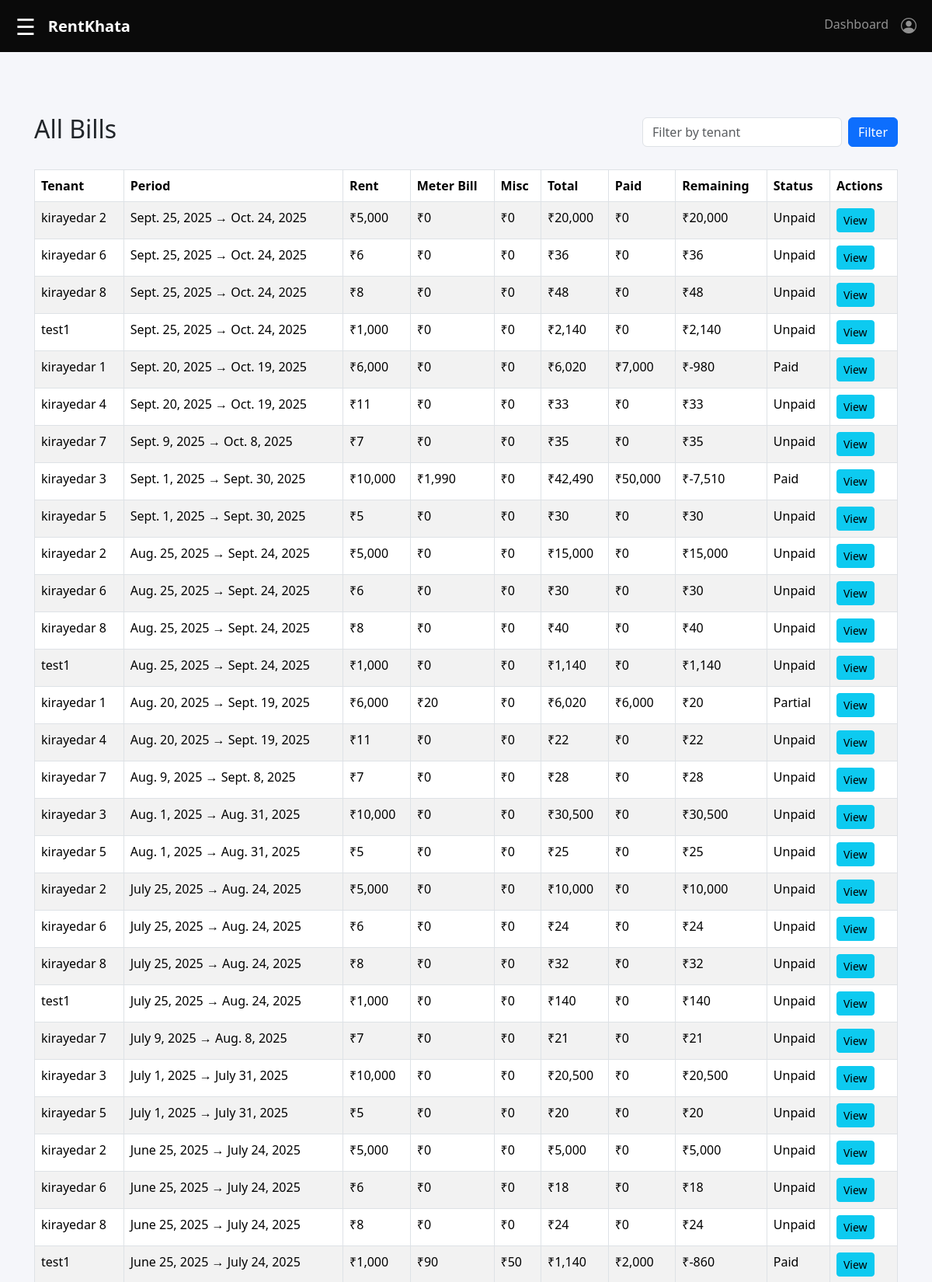
The app's page /bills/ (signed in, upper part) with its own data.
### accounts/models.py (models this page shows, shortened)
class Billing(models.Model):
    online_tenant = models.ForeignKey(
        'LinkTenantLandlord', related_name='online_bill',
        null=True, blank=True, on_delete=models.CASCADE
    )
    offline_tenant = models.ForeignKey(
        'OfflineTenants', related_name='offline_bill',
        null=True, blank=True, on_delete=models.CASCADE
    )
    start_date = models.DateField()
    end_date = models.DateField()
    rent = models.IntegerField()
    previous_due_amount = models.IntegerField(default=0)
    total_amount = models.IntegerField(null=True, blank=True)
    amount_paid = models.IntegerField(default=0)
    remaining_due_amount = models.IntegerField(null=True, blank=True)
    previous_meter_reading = models.IntegerField(default=0)
    current_meter_reading = models.IntegerField(null=True, blank=True)
    meter_photo = models.ImageField(upload_to='meter_photos/', null=True, blank=True)
    meter_rate = models.IntegerField(default=0)
    misc_charge = models.IntegerField(default=0)
    misc_note = models.TextField(null=True, blank=True)
    STATUS_CHOICES = [
        ('unpaid', 'Unpaid'),
        ('partial', 'Partial'),
        ('paid', 'Paid'),
    ]
    status = models.CharField(max_length=25, choices=STATUS_CHOICES, default='unpaid')
    created_at = models.DateTimeField(auto_now_add=True)
    updated_at = models.DateTimeField(auto_now=True)
    @property
    def consumption(self):
        if self.current_meter_reading is None:
            return 0
        return max(0, (self.current_meter_reading - self.previous_meter_reading))
    @property
    def meter_bill(self):
        return self.consumption * (self.meter_rate or 0)
    @property
    def total_bill_amount(self):
        return (self.rent or 0) + (self.previous_due_amount or 0) + (self.meter_bill or 0) + (self.misc_charge or 0)
    @property
    def remaining_due(self):
        return self.total_bill_amount - (self.amount_paid or 0)

class OfflineTenants(models.Model):
    landlord = models.ForeignKey(
        CustomUser,
        related_name='offline_tenants',
        limit_choices_to={'role': 'landlord'},
        on_delete=models.CASCADE
    )
    name = models.CharField(max_length=20)
    property_name = models.CharField(max_length=255, null=True, blank=True)
    phone_number = models.CharField(max_length=15, null=True, blank=True)
    rent = models.IntegerField()
    due_amount = models.IntegerField(default=0)
    meter_rate = models.IntegerField(default=10)
    starting_meter_reading = models.IntegerField(default=0)
    start_date = models.DateField(null=True, blank=True)
    end_date = models.DateField(null=True, blank=True)
    note = models.TextField(null=True, blank=True)

class LinkTenantLandlord(models.Model):
    tenant = models.ForeignKey(
        CustomUser,
        related_name='landlord_link',
        limit_choices_to={'role': 'tenant'},
        on_delete=models.CASCADE
    )
    landlord = models.ForeignKey(
        CustomUser,
        related_name='tenant_link',
        limit_choices_to={'role': 'landlord'},
        on_delete=models.CASCADE
    )
    property_name = models.CharField(max_length=255)
    rent = models.IntegerField()
    due_amount = models.IntegerField(default=0)
    meter_rate = models.IntegerField(default=0)
    starting_meter_reading = models.IntegerField(default=0)
    start_date = models.DateField(null=True, blank=True)
    end_date = models.DateField(null=True, blank=True)
    note = models.TextField(null=True, blank=True)

class CustomUser(AbstractUser):
    ROLE_CHOICES = (
        ('guest', 'Guest'),
        ('landlord', 'Landlord'),
        ('tenant', 'Tenant'),
    )
    role = models.CharField(
        max_length=10,
        choices=ROLE_CHOICES,
        default='guest'
    )
    username = models.CharField(max_length=20, unique=True, null=False, blank=False)
    phone_number = models.CharField(max_length=15, unique=True, null=True, blank=True)
    email = models.EmailField(null=True, blank=True)
    USERNAME_FIELD = 'username'

### accounts/views.py (the view)
# urls.py: path("bills/", views.all_bills, name="all_bills"),
@login_required
def all_bills(request):
    user = request.user
    tenants_filter = request.GET.get("tenant", "")
    bills = Billing.objects.none()  # default empty queryset
    if user.role == "landlord":
        offline_tenants = OfflineTenants.objects.filter(landlord=user)
        links = LinkTenantLandlord.objects.filter(landlord=user)
        bills = Billing.objects.filter(
            Q(offline_tenant__in=offline_tenants) |
            Q(online_tenant__in=links)
        )
        if tenants_filter:
            bills = bills.filter(
                Q(offline_tenant__name__icontains=tenants_filter) |
                Q(online_tenant__tenant__username__icontains=tenants_filter)
            )
        bills = bills.order_by("-start_date")
    elif user.role == "tenant":
        links = LinkTenantLandlord.objects.filter(tenant=user)
        bills = Billing.objects.filter(
            Q(online_tenant__in=links)
        ).order_by("-start_date")
    return render(request, "accounts/all_bills.html", {
        "bills": bills,
        "tenants_filter": tenants_filter,
    })

### templates/accounts/all_bills.html
{% extends "base.html" %}
{% load humanize %}
{% block content %}
<div class="container mt-5">
  <div class="d-flex justify-content-between align-items-center mb-4">
    <h2>All Bills</h2>
    {% if user.role == 'landlord' %}
      <form method="get" class="d-flex">
        <input type="text" name="tenant" placeholder="Filter by tenant" class="form-control me-2" value="{{ tenants_filter }}">
        <button class="btn btn-primary">Filter</button>
      </form>
    {% endif %}
  </div>
  {% if bills %}
    <table class="table table-bordered table-striped">
      <thead>
        <tr>
          <th>Tenant</th>
          <th>Period</th>
          <th>Rent</th>
          <th>Meter Bill</th>
          <th>Misc</th>
          <th>Total</th>
          <th>Paid</th>
          <th>Remaining</th>
          <th>Status</th>
          <th>Actions</th>
        </tr>
      </thead>
      <tbody>
        {% for bill in bills %}
          <tr>
            <td>
              {% if bill.offline_tenant %}{{ bill.offline_tenant.name }}
              {% elif bill.online_tenant %}{{ bill.online_tenant.tenant.username }}
              {% endif %}
            </td>
            <td>{{ bill.start_date }} → {{ bill.end_date }}</td>
            <td>₹{{ bill.rent|intcomma }}</td>
            <td>₹{{ bill.meter_bill|intcomma }}</td>
            <td>₹{{ bill.misc_charge|intcomma }}</td>
            <td>₹{{ bill.total_bill_amount|intcomma }}</td>
            <td>₹{{ bill.amount_paid|intcomma }}</td>
            <td>₹{{ bill.remaining_due|intcomma }}</td>
            <td>{{ bill.get_status_display }}</td>
            <td>
              <a href="{% url 'bill_detail' bill.id %}" class="btn btn-sm btn-info">View</a>
            </td>
          </tr>
        {% endfor %}
      </tbody>
    </table>
  {% else %}
    <p class="text-muted">No bills available.</p>
  {% endif %}
</div>
{% endblock %}

### templates/base.html (style rules this page uses)
body { font-family: "Segoe UI", Tahoma, Geneva, Verdana, sans-serif; background-color: #f5f6fa; overflow-x: hidden; margin: 0; }

### records on screen
Billing: offline_tenant.name "kirayedar 2", start_date "Sept. 25, 2025", end_date "Oct. 24, 2025", rent "5,000", meter_bill "0", misc_charge "0", total_bill_amount "20,000", amount_paid "0", remaining_due "20,000", status "Unpaid"
Billing: offline_tenant.name "kirayedar 6", start_date "Sept. 25, 2025", end_date "Oct. 24, 2025", rent "6", meter_bill "0", misc_charge "0", total_bill_amount "36", amount_paid "0", remaining_due "36", status "Unpaid"
Billing: offline_tenant.name "kirayedar 8", start_date "Sept. 25, 2025", end_date "Oct. 24, 2025", rent "8", meter_bill "0", misc_charge "0", total_bill_amount "48", amount_paid "0", remaining_due "48", status "Unpaid"
Billing: online_tenant.tenant.username "test1", start_date "Sept. 25, 2025", end_date "Oct. 24, 2025", rent "1,000", meter_bill "0", misc_charge "0", total_bill_amount "2,140", amount_paid "0", remaining_due "2,140", status "Unpaid"
Billing: offline_tenant.name "kirayedar 1", start_date "Sept. 20, 2025", end_date "Oct. 19, 2025", rent "6,000", meter_bill "0", misc_charge "0", total_bill_amount "6,020", amount_paid "7,000", remaining_due "-980", status "Paid"
Billing: offline_tenant.name "kirayedar 4", start_date "Sept. 20, 2025", end_date "Oct. 19, 2025", rent "11", meter_bill "0", misc_charge "0", total_bill_amount "33", amount_paid "0", remaining_due "33", status "Unpaid"
Billing: offline_tenant.name "kirayedar 7", start_date "Sept. 9, 2025", end_date "Oct. 8, 2025", rent "7", meter_bill "0", misc_charge "0", total_bill_amount "35", amount_paid "0", remaining_due "35", status "Unpaid"
Billing: offline_tenant.name "kirayedar 3", start_date "Sept. 1, 2025", end_date "Sept. 30, 2025", rent "10,000", meter_bill "1,990", misc_charge "0", total_bill_amount "42,490", amount_paid "50,000", remaining_due "-7,510", status "Paid"
Billing: offline_tenant.name "kirayedar 5", start_date "Sept. 1, 2025", end_date "Sept. 30, 2025", rent "5", meter_bill "0", misc_charge "0", total_bill_amount "30", amount_paid "0", remaining_due "30", status "Unpaid"
Billing: offline_tenant.name "kirayedar 2", start_date "Aug. 25, 2025", end_date "Sept. 24, 2025", rent "5,000", meter_bill "0", misc_charge "0", total_bill_amount "15,000", amount_paid "0", remaining_due "15,000", status "Unpaid"
Billing: offline_tenant.name "kirayedar 6", start_date "Aug. 25, 2025", end_date "Sept. 24, 2025", rent "6", meter_bill "0", misc_charge "0", total_bill_amount "30", amount_paid "0", remaining_due "30", status "Unpaid"
Billing: offline_tenant.name "kirayedar 8", start_date "Aug. 25, 2025", end_date "Sept. 24, 2025", rent "8", meter_bill "0", misc_charge "0", total_bill_amount "40", amount_paid "0", remaining_due "40", status "Unpaid"
Billing: online_tenant.tenant.username "test1", start_date "Aug. 25, 2025", end_date "Sept. 24, 2025", rent "1,000", meter_bill "0", misc_charge "0", total_bill_amount "1,140", amount_paid "0", remaining_due "1,140", status "Unpaid"
Billing: offline_tenant.name "kirayedar 1", start_date "Aug. 20, 2025", end_date "Sept. 19, 2025", rent "6,000", meter_bill "20", misc_charge "0", total_bill_amount "6,020", amount_paid "6,000", remaining_due "20", status "Partial"
Billing: offline_tenant.name "kirayedar 4", start_date "Aug. 20, 2025", end_date "Sept. 19, 2025", rent "11", meter_bill "0", misc_charge "0", total_bill_amount "22", amount_paid "0", remaining_due "22", status "Unpaid"
Billing: offline_tenant.name "kirayedar 7", start_date "Aug. 9, 2025", end_date "Sept. 8, 2025", rent "7", meter_bill "0", misc_charge "0", total_bill_amount "28", amount_paid "0", remaining_due "28", status "Unpaid"
Billing: offline_tenant.name "kirayedar 3", start_date "Aug. 1, 2025", end_date "Aug. 31, 2025", rent "10,000", meter_bill "0", misc_charge "0", total_bill_amount "30,500", amount_paid "0", remaining_due "30,500", status "Unpaid"
Billing: offline_tenant.name "kirayedar 5", start_date "Aug. 1, 2025", end_date "Aug. 31, 2025", rent "5", meter_bill "0", misc_charge "0", total_bill_amount "25", amount_paid "0", remaining_due "25", status "Unpaid"
Billing: offline_tenant.name "kirayedar 2", start_date "July 25, 2025", end_date "Aug. 24, 2025", rent "5,000", meter_bill "0", misc_charge "0", total_bill_amount "10,000", amount_paid "0", remaining_due "10,000", status "Unpaid"
Billing: offline_tenant.name "kirayedar 6", start_date "July 25, 2025", end_date "Aug. 24, 2025", rent "6", meter_bill "0", misc_charge "0", total_bill_amount "24", amount_paid "0", remaining_due "24", status "Unpaid"
Billing: offline_tenant.name "kirayedar 8", start_date "July 25, 2025", end_date "Aug. 24, 2025", rent "8", meter_bill "0", misc_charge "0", total_bill_amount "32", amount_paid "0", remaining_due "32", status "Unpaid"
Billing: online_tenant.tenant.username "test1", start_date "July 25, 2025", end_date "Aug. 24, 2025", rent "1,000", meter_bill "0", misc_charge "0", total_bill_amount "140", amount_paid "0", remaining_due "140", status "Unpaid"
Billing: offline_tenant.name "kirayedar 7", start_date "July 9, 2025", end_date "Aug. 8, 2025", rent "7", meter_bill "0", misc_charge "0", total_bill_amount "21", amount_paid "0", remaining_due "21", status "Unpaid"
Billing: offline_tenant.name "kirayedar 3", start_date "July 1, 2025", end_date "July 31, 2025", rent "10,000", meter_bill "0", misc_charge "0", total_bill_amount "20,500", amount_paid "0", remaining_due "20,500", status "Unpaid"
Billing: offline_tenant.name "kirayedar 5", start_date "July 1, 2025", end_date "July 31, 2025", rent "5", meter_bill "0", misc_charge "0", total_bill_amount "20", amount_paid "0", remaining_due "20", status "Unpaid"
Billing: offline_tenant.name "kirayedar 2", start_date "June 25, 2025", end_date "July 24, 2025", rent "5,000", meter_bill "0", misc_charge "0", total_bill_amount "5,000", amount_paid "0", remaining_due "5,000", status "Unpaid"
Billing: offline_tenant.name "kirayedar 6", start_date "June 25, 2025", end_date "July 24, 2025", rent "6", meter_bill "0", misc_charge "0", total_bill_amount "18", amount_paid "0", remaining_due "18", status "Unpaid"
Billing: offline_tenant.name "kirayedar 8", start_date "June 25, 2025", end_date "July 24, 2025", rent "8", meter_bill "0", misc_charge "0", total_bill_amount "24", amount_paid "0", remaining_due "24", status "Unpaid"
Billing: online_tenant.tenant.username "test1", start_date "June 25, 2025", end_date "July 24, 2025", rent "1,000", meter_bill "90", misc_charge "50", total_bill_amount "1,140", amount_paid "2,000", remaining_due "-860", status "Paid"
